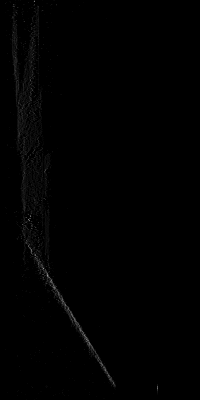
#> input picture v2-enhanced/vDisp/vDispSPLR-3.png, 200 x 400 px, given in place of vDispSPLR-4.png, which was not available
$ python obstacleDetect-alice.py
#> lines starting #> are read from the running program, lines starting #| are printed output that depends on the picture; after the words box and inside, x2 and y2 are one past the last pixel; in counts of white or black regions, pixels touching at a corner belong together; pictures that were not available may be replaced by others from this repository, and a replacement may not be noted
#> further down, vDisp is the input picture: shape (400, 200); min 0, max 156, mean 1.3
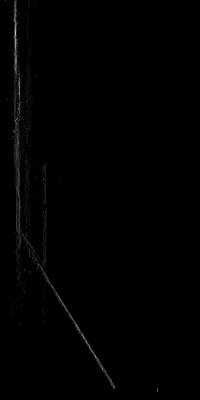
#> input picture v2-enhanced/vDisp/vDispSPLR-8.png, 200 x 400 px, given in place of dispSPLR-4.png, which was not available
#> further down, disp is the input picture: shape (400, 200); min 0, max 213, mean 1.3
### v2-enhanced/hough.py
import numpy as np
import cv2
from skimage.transform import hough_line, hough_line_peaks
import slic
import time
import log


def hough(disp, vDisp, slicc=False, slicRef=None, verbose=False, **args):

    """
    :param disp: disparity image
    :param vDisp: v-disparity image
    :param slicc: run slic?
    :param slicRef: slic reference image
    :param verbose: print status?
    :param args: 'SLIC args: k, m, its, scl; HOUGH args: vertLimit, floorThresh'
    :return: (bestAng, bestDist), disparity image, floor mask
    """
#> called with slicc = False, verbose = True

    disp = np.copy(disp)

    # Constructing test image

    if slicc:
        if verbose:
            log.log("slic start")

        refSmall = cv2.resize(slicRef, (int(disp.shape[1] / (args["scl"] if "scl" in args else 1)), int(disp.shape[0] / (args["scl"] if "scl" in args else 1))), interpolation=cv2.INTER_AREA)
        # log.log(refSmall.shape)
        pixLab, _, cc = slic.SLIC(refSmall, args["k"] if "k" in args else 100, args["m"] if "m" in args else 25, args["its"] if "its" in args else 5)

        avgs = np.zeros(len(cc), dtype=np.float_)
        amsRaw = np.zeros(len(cc))
        ams = np.zeros(len(cc))

        pixLab = cv2.resize(pixLab, (disp.shape[1], disp.shape[0]), interpolation=cv2.INTER_AREA)

        cv2.imshow("mm", cv2.applyColorMap(pixLab.astype(np.uint8)*10, cv2.COLORMAP_JET))

        rows, cols = disp.shape
        for row in range(rows):
            for col in range(cols):
                amsRaw[pixLab[row, col]] += 1
                if disp[row, col] != 0:
                    avgs[pixLab[row, col]] += disp[row, col]
                    ams[pixLab[row, col]] += 1

        avgs = np.divide(avgs, ams, out=np.zeros_like(avgs), where=ams != 0)
        avgs[np.divide(ams, amsRaw, where=amsRaw != 0) < 0.1] = 0

        avgs = avgs.astype(np.uint32)

        for row in range(rows):
            for col in range(cols):
                if disp[row, col] == 0:
                    disp[row, col] = avgs[pixLab[row, col]]

    dispScaled = cv2.convertScaleAbs(disp*10, alpha=(255.0/65535.0))
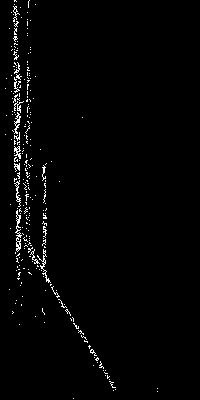
#> dispScaled: shape (400, 200); values 0 (black) and 1 (white), 1.8% white in thin lines or dots, all inside (x1, y1, x2, y2) = (5, 0, 158, 399)

    if verbose:
        log.log("hough1 start")

    # Classic straight-line Hough transform
    # Set a precision of 0.5 degree.
    tested_angles = np.concatenate((np.linspace(-np.pi / 4, -np.pi/12, 165, endpoint=False), np.linspace(np.pi/12, np.pi/4, 165, endpoint=False)))
    h, theta, d = hough_line(vDisp, theta=tested_angles)
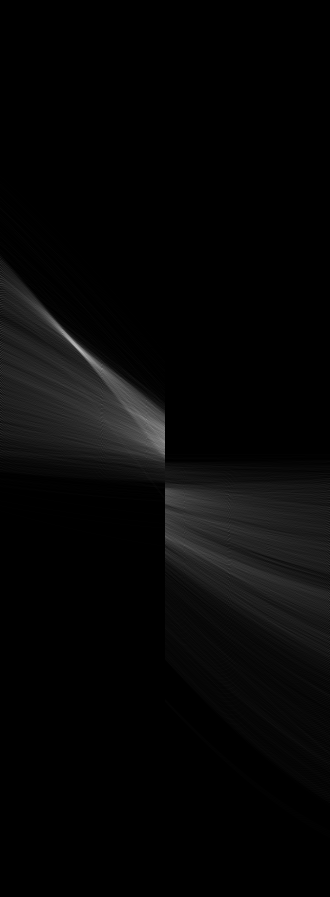
#> h: shape (897, 330) uint64; min 0, max 187, mean 6.4
#> theta = 330 values from -0.785 to 0.782; d = 897 values from -448 to 448

    # [16 lines of commented-out code are left out]

    bestAng = 0
    bestDist = 0

    for _, angle, dist in zip(*hough_line_peaks(h, theta, d)):
        if angle < bestAng:
            bestAng = angle
            bestDist = dist
#> this loop made 3 passes
#> (angle, dist, bestAng, bestDist) on pass 1: (-0.535, -99, -0.535, -99)
#> (angle, dist) on passes 2 to 3: (-0.265, -6), (-0.322, -29)
#> after the loop, bestAng = -0.535; bestDist = -99

    # floorMask = np.ones((disp.shape[0], disp.shape[1]), dtype=np.uint8)

    start = time.time()

    if verbose:
        log.log("masking start")

    slope = np.tan(bestAng + np.pi / 2)
#> slope = 1.69
    (x0, y0) = bestDist * np.array([np.cos(bestAng), np.sin(bestAng)])
#> x0 = -85.18; y0 = 50.45

    rows, cols = disp.shape
#> rows = 400; cols = 200
    thresh = np.ndarray(shape=(rows, 1), dtype=float)

    thresh[..., 0] = ((np.arange(0, rows) - y0) / slope + x0) + (args["floorThresh"] if "floorThresh" in args else 10)

    floorMask = dispScaled < thresh
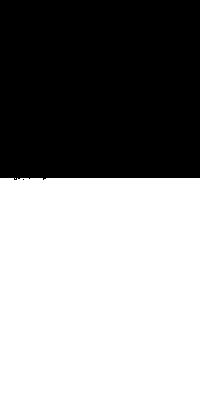
#> floorMask: shape (400, 200) bool; 55.5% white; 2 black regions (1 under 20 px), largest, box (x1, y1, x2, y2) and area: (0, 0, 200, 180) 35612

    if verbose:
        end = time.time()
        log.log(end-start)
        log.log("masking end")

    return (bestAng, bestDist), disp, dispScaled, floorMask

### v2-enhanced/log.py
def log(msg):
    print(msg)
    with open("log.txt", 'a') as f:
        f.write("\n" + str(msg))

### v2-enhanced/obstacleDetect-alice.py
import hough
import matplotlib.pyplot as plt
import mayavi.mlab
import cv2
import numpy as np

focalLen = 19.6 * 10
baseline = 7.5 * 10

maxSize = 5000
step = int(maxSize / 50)

mid = [maxSize / 10, maxSize / 2, 0]

thresh = (30/1000000)*(step**3)

fig = plt.figure(300)
ax = plt.axes()

plt.figure(200)
ax2 = plt.axes(projection='3d')
ax2.set_xlabel('x')
ax2.set_ylabel('y')
ax2.set_zlabel('z')

plt.figure(100)
axobj = plt.axes(projection='3d')
axobj.set_xlabel('x')
axobj.set_ylabel('y')
axobj.set_zlabel('z')


def mapPoints(inX, inY, depth):
    if depth == 0:
        return None

    # hypLen = math.sqrt(inX**2 + inY**2 + focalLen**2)
    conv = depth/focalLen
    return [inX * conv, inY * conv, focalLen * conv]


def fits(minVal, maxVal, arr):
    for ind in arr:
        if ind < minVal or ind >= maxVal:
            # pass
            return False
    return True


def scale(coordsIn, midIn):
    coordsIn[0] *= -1
    return np.add(coordsIn, midIn)


def unscale(coordsIn, midIn):
    coordss = np.subtract(coordsIn, midIn)
    coordss[0] *= -1
    return coordss


def eq(in1, in2):
    for ind in range(len(in1)):
        if in1[ind] != in2[ind]:
            return False
    return True


if __name__ == "__main__":

    for i in range(4, 10):
        # Constructing test image
        imgId = "SPLR-" + str(i) + ".png"
        vDisp = cv2.imread("vDisp/vDisp" + imgId, cv2.IMREAD_UNCHANGED)
        disp = cv2.imread("dispImages/disp" + imgId, cv2.IMREAD_UNCHANGED)
        dep = cv2.imread("depImages/depth" + imgId, cv2.IMREAD_UNCHANGED)
        colour = cv2.imread("RImages/R" + imgId, cv2.IMREAD_COLOR)

        print(scale([0, 0, 10], mid))

        # cv2.imshow("vDisp", vDisp*10)
        # cv2.waitKey()

        _, dispSLIC, dispScaled, floor = hough.hough(disp, vDisp, slicc=False, slicRef=colour, verbose=True, m=100, k=500, scl=1.5, its=5)

        depFloorless = dep * floor

        obs = np.zeros(depFloorless.shape[1], dtype=np.float_)
#> obs = 200 values from 0 to 0

        shellArr = []

        shellGrid = np.zeros((int(maxSize/step)+1, int(maxSize/step)+1, int(maxSize/step)+1), dtype=np.uint8)
        floorGrid = np.zeros((int(maxSize/step)+1, int(maxSize/step)+1, int(maxSize/step)+1), dtype=np.uint8)
        colorGrid = np.zeros((int(maxSize/step)+1, int(maxSize/step)+1, int(maxSize/step)+1), dtype=np.uint32)

        flatGrid = np.zeros((int(maxSize/step)+1, int(maxSize/step)+1, 3), dtype=np.uint8)

        cov = dep/focalLen
        #cov1 = cov[cov > thresh]

        rows, cols = dep.shape
#> rows = 400; cols = 200
        x1, y1 = np.where(floor > 0)
        z1=dep[x1,y1]

        x1= ((x1 - rows/2) * z1/focalLen * -1 + maxSize /10)/step
        y1= ((y1 - cols/2) * z1/focalLen + maxSize / 2)/step
        z1=z1/step

        x1 =x1.astype(int).reshape(x1.shape[0], 1)
        y1 =y1.astype(int).reshape(x1.shape[0], 1)
        z1 =z1.astype(int).reshape(x1.shape[0], 1)

        t = np.concatenate((x1,y1,z1), axis=1)

        unique, counts = np.unique(t, return_counts=True, axis=0)
#> unique = [[3, 24, 1], [3, 25, 1], [4, 24, 0], [4, 24, 1], [4, 25, 0], [5, 24, 0], [5, 24, 1], [5, 25, 0]]; counts = [1, 1, 1696, 21, 132, 284, 1, 42251]

        tt = unique[counts>thresh]
#> tt = [[4, 24, 0], [4, 25, 0], [5, 24, 0], [5, 25, 0]]
        x1 = tt[:, 0]
#> x1 = [4, 4, 5, 5]
        y1 = tt[:, 1]
#> y1 = [24, 25, 24, 25]
        z1 = tt[:, 2]
#> z1 = [0, 0, 0, 0]


        #tp = np.stack((x1, y1), axis=-1)
        #tp1 = np.stack((tp, z1), axis=2)


        #rows, cols = dep.shape
        for row in range(rows):
            print(row)
            for col in range(cols):
                coords = mapPoints(row - rows / 2, col - cols / 2, dep[row, col])

                if coords is not None:
                    coords = scale(coords, mid)

                    obs[col] = max(obs[col], coords[2])
                    if fits(0, maxSize, coords):
                        shellArr.append((coords[0], coords[1], coords[2]))

                        if floor[row, col]:
                            shellGrid[int(coords[0]/step), int(coords[1]/step), int(coords[2]/step)] += 1
#> (the run stopped early here; a loop or call above may not have finished)
